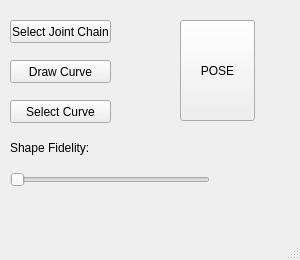
<?xml version="1.0" encoding="UTF-8"?>
<ui version="4.0">
 <class>MainWindow</class>
 <widget class="QMainWindow" name="MainWindow">
  <property name="geometry">
   <rect>
    <x>0</x>
    <y>0</y>
    <width>300</width>
    <height>260</height>
   </rect>
  </property>
  <property name="windowTitle">
   <string>MainWindow</string>
  </property>
  <widget class="QWidget" name="centralwidget">
   <widget class="QSlider" name="slider_res">
    <property name="geometry">
     <rect>
      <x>10</x>
      <y>170</y>
      <width>200</width>
      <height>19</height>
     </rect>
    </property>
    <property name="maximum">
     <number>10</number>
    </property>
    <property name="orientation">
     <enum>Qt::Horizontal</enum>
    </property>
   </widget>
   <widget class="QLabel" name="label">
    <property name="geometry">
     <rect>
      <x>10</x>
      <y>140</y>
      <width>81</width>
      <height>16</height>
     </rect>
    </property>
    <property name="text">
     <string>Shape Fidelity:</string>
    </property>
   </widget>
   <widget class="QPushButton" name="btn_draw_curve">
    <property name="geometry">
     <rect>
      <x>10</x>
      <y>60</y>
      <width>101</width>
      <height>23</height>
     </rect>
    </property>
    <property name="text">
     <string>Draw Curve</string>
    </property>
   </widget>
   <widget class="QPushButton" name="btn_go">
    <property name="geometry">
     <rect>
      <x>180</x>
      <y>20</y>
      <width>75</width>
      <height>101</height>
     </rect>
    </property>
    <property name="text">
     <string>POSE</string>
    </property>
   </widget>
   <widget class="QPushButton" name="btn_select_curve">
    <property name="geometry">
     <rect>
      <x>10</x>
      <y>100</y>
      <width>101</width>
      <height>23</height>
     </rect>
    </property>
    <property name="text">
     <string>Select Curve</string>
    </property>
   </widget>
   <widget class="QPushButton" name="btn_select_chain">
    <property name="geometry">
     <rect>
      <x>10</x>
      <y>20</y>
      <width>101</width>
      <height>23</height>
     </rect>
    </property>
    <property name="text">
     <string>Select Joint Chain</string>
    </property>
   </widget>
  </widget>
  <widget class="QMenuBar" name="menubar">
   <property name="geometry">
    <rect>
     <x>0</x>
     <y>0</y>
     <width>300</width>
     <height>21</height>
    </rect>
   </property>
  </widget>
  <widget class="QStatusBar" name="statusbar"/>
 </widget>
 <resources/>
 <connections/>
</ui>
